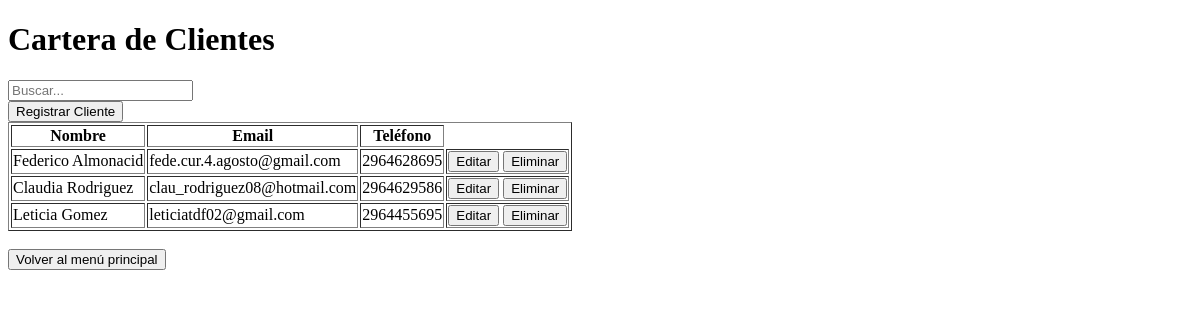
Before: /Clientes/list with the older database file.
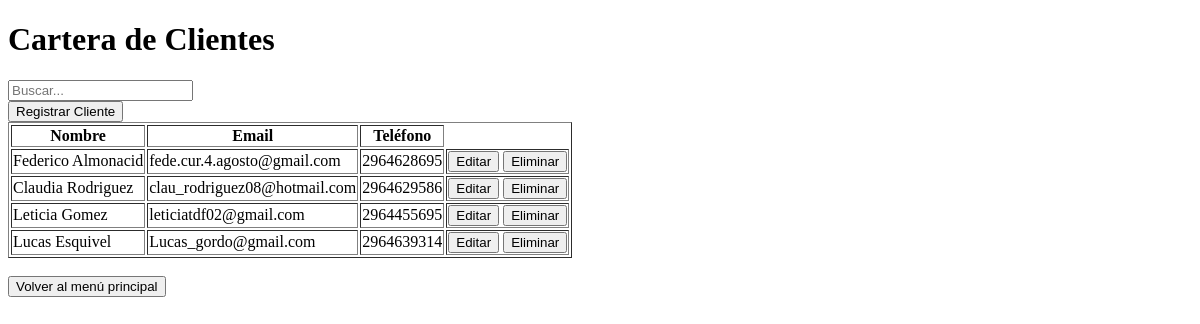
After: the same page with the newer database file.
### Chicago/models.py (models this page shows, shortened)
class Cliente(models.Model):
    nombre = models.CharField(max_length=200)
    email = models.EmailField(unique=True)
    telefono = models.CharField(max_length=15, blank=True)

### Chicago/Views_Models/Clientes.py (the view)
# urls.py: path("Clientes/list", Clientes.Clientes_list, name="Clientes_list"),
def Clientes_list(request: HttpRequest) -> HttpResponse:
    busqueda = request.GET.get("busqueda")
    if busqueda:
        query = Cliente.objects.filter(nombre__icontains=busqueda)
    else:
         query = Cliente.objects.all()
    return render(request, 'Chicago/Clientes_list.html', {'object_list': query})

### Chicago/Templates/Chicago/Clientes_list.html
{% extends 'Chicago/base.html' %}
{% block contenido %}
    <h1>Cartera de Clientes</h1>
    <form action="" method="get">
        <input type="text" name="busqueda" placeholder="Buscar...">
    </form>
    <a href="{% url 'Chicago:Clientes_create' %}"><button>Registrar Cliente</button></a>
    <table border="1">
        <thead>
            <tr>
                <th>Nombre</th>
                <th>Email</th>
                <th>Teléfono</th>
            </tr>
        </thead>
        <tbody>
            {% for cliente in object_list %}
                <tr>
                    <td>{{ cliente.nombre }}</td>
                    <td>{{ cliente.email }}</td>
                    <td>{{ cliente.telefono }}</td>
                    <td>
                        <a href="{% url 'Chicago:Clientes_update' cliente.id %}"><button>Editar</button></a>
                        <a href="{% url 'Chicago:Clientes_delete' cliente.id %}"><button>Eliminar</button></a>
                    </td>
                </tr>
            {% empty %}
            <tr>
                <td colspan="3">No hay datos disponibles.</td>
            </tr>
            {% endfor %}
        </tbody>
    </table>
    <br>
    <a href="{% url 'Chicago:index' %}"><button>Volver al menú principal</button></a>
{% endblock contenido %}

Changed rows visible on the page:
added Cliente: nombre "Lucas Esquivel", email "Lucas_gordo@gmail.com", telefono "2964639314"
